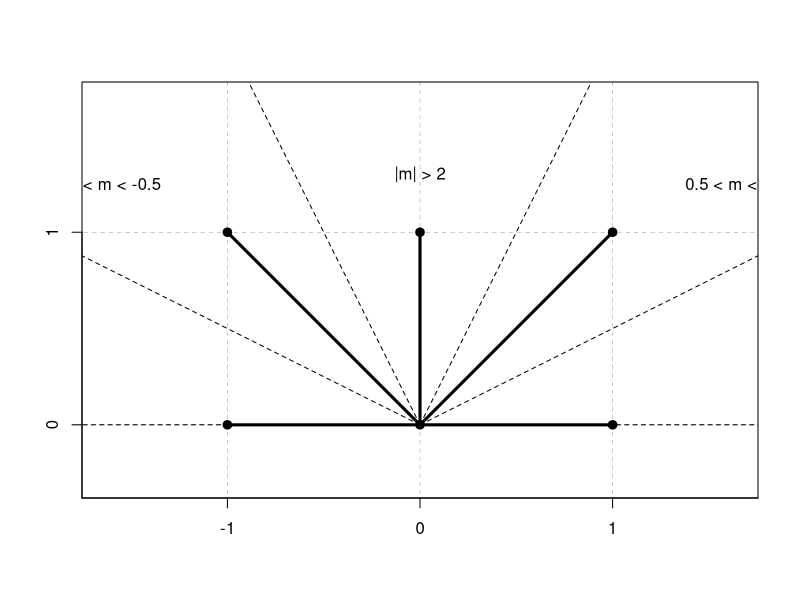

Here is the R script that generated this plot:
plot(c(-1,0,1,-1,0,1),c(0,0,0,1,1,1), lwd = 2, pch = 19, 
     xlim = c(-1.5,1.5), ylim = c(-0.3, 1.7), asp = 1, ylab = "", xlab = "", axes = FALSE)
axis(1, at = -2:2)
axis(2, at = -1:1)
box()

lines(c(-3,3), c(0,0), lty = 2, lwd = 0.2)
lines(c(-3,3), c(1,1), lty = 2, lwd = 0.2)
lines(c(0,0), c(-3,3), lty = 2, lwd = 0.2)
lines(c(1,1), c(-3,3), lty = 2, lwd = 0.2)
lines(c(-1,-1), c(-3,3), lty = 2, lwd = 0.2)

lines(c(-1,1), c(0,0), lwd = 3, lty = 1)
lines(c(0,1), c(0,1), lwd = 3, lty = 1)
lines(c(0,-1), c(0,1), lwd = 3, lty = 1)
lines(c(0,0), c(0,1), lwd = 3, lty = 1)

lines(c(0,4), c(0,2), lwd = 1, lty = 2)
lines(c(0,2), c(0,4), lwd = 1, lty = 2)
lines(c(0,-2), c(0,4), lwd = 1, lty = 2)
lines(c(0,-4), c(0,2), lwd = 1, lty = 2)
lines(c(-4,4), c(0,0), lwd = 1, lty = 2)

text(0, 1.3,"|m| > 2")
text(-1.6,1.25,"-2 < m < -0.5")
text(-2,0.4,"-0.5 < m < 0")
text(1.6,1.25,"0.5 < m < 2")
text(2,0.4,"0 < m < 0.5")

